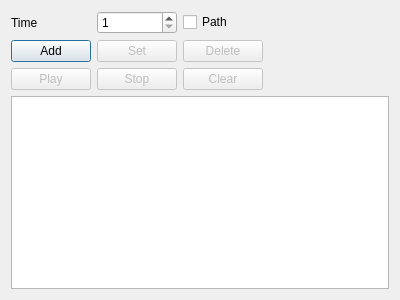
<?xml version="1.0" encoding="UTF-8"?>
<ui version="4.0">
 <class>CameraWidget</class>
 <widget class="QDialog" name="CameraWidget">
  <property name="geometry">
   <rect>
    <x>0</x>
    <y>0</y>
    <width>400</width>
    <height>300</height>
   </rect>
  </property>
  <property name="windowTitle">
   <string>Camera</string>
  </property>
  <layout class="QVBoxLayout" name="verticalLayout">
   <item>
    <layout class="QGridLayout" name="gridLayout">
     <item row="4" column="0" colspan="4">
      <widget class="QTableWidget" name="tableWidget">
       <property name="selectionMode">
        <enum>QAbstractItemView::SingleSelection</enum>
       </property>
       <property name="selectionBehavior">
        <enum>QAbstractItemView::SelectRows</enum>
       </property>
       <property name="columnCount">
        <number>4</number>
       </property>
       <attribute name="horizontalHeaderVisible">
        <bool>false</bool>
       </attribute>
       <attribute name="horizontalHeaderDefaultSectionSize">
        <number>70</number>
       </attribute>
       <attribute name="verticalHeaderVisible">
        <bool>false</bool>
       </attribute>
       <column/>
       <column/>
       <column/>
       <column/>
      </widget>
     </item>
     <item row="2" column="0">
      <widget class="QPushButton" name="addButton">
       <property name="text">
        <string>Add</string>
       </property>
      </widget>
     </item>
     <item row="2" column="2">
      <widget class="QPushButton" name="deleteButton">
       <property name="enabled">
        <bool>false</bool>
       </property>
       <property name="text">
        <string>Delete</string>
       </property>
      </widget>
     </item>
     <item row="3" column="0">
      <widget class="QPushButton" name="playButton">
       <property name="enabled">
        <bool>false</bool>
       </property>
       <property name="text">
        <string>Play</string>
       </property>
      </widget>
     </item>
     <item row="2" column="3">
      <spacer name="horizontalSpacer">
       <property name="orientation">
        <enum>Qt::Horizontal</enum>
       </property>
       <property name="sizeHint" stdset="0">
        <size>
         <width>40</width>
         <height>20</height>
        </size>
       </property>
      </spacer>
     </item>
     <item row="3" column="1">
      <widget class="QPushButton" name="stopButton">
       <property name="enabled">
        <bool>false</bool>
       </property>
       <property name="text">
        <string>Stop</string>
       </property>
      </widget>
     </item>
     <item row="2" column="1">
      <widget class="QPushButton" name="setButton">
       <property name="enabled">
        <bool>false</bool>
       </property>
       <property name="text">
        <string>Set</string>
       </property>
      </widget>
     </item>
     <item row="3" column="2">
      <widget class="QPushButton" name="clearButton">
       <property name="enabled">
        <bool>false</bool>
       </property>
       <property name="text">
        <string>Clear</string>
       </property>
      </widget>
     </item>
     <item row="1" column="2">
      <widget class="QCheckBox" name="showCurveBox">
       <property name="text">
        <string>Path</string>
       </property>
      </widget>
     </item>
     <item row="1" column="1">
      <widget class="QSpinBox" name="timeBox">
       <property name="minimum">
        <number>1</number>
       </property>
       <property name="maximum">
        <number>60</number>
       </property>
      </widget>
     </item>
     <item row="1" column="0">
      <widget class="QLabel" name="label">
       <property name="text">
        <string>Time</string>
       </property>
      </widget>
     </item>
    </layout>
   </item>
  </layout>
 </widget>
 <resources/>
 <connections/>
</ui>
